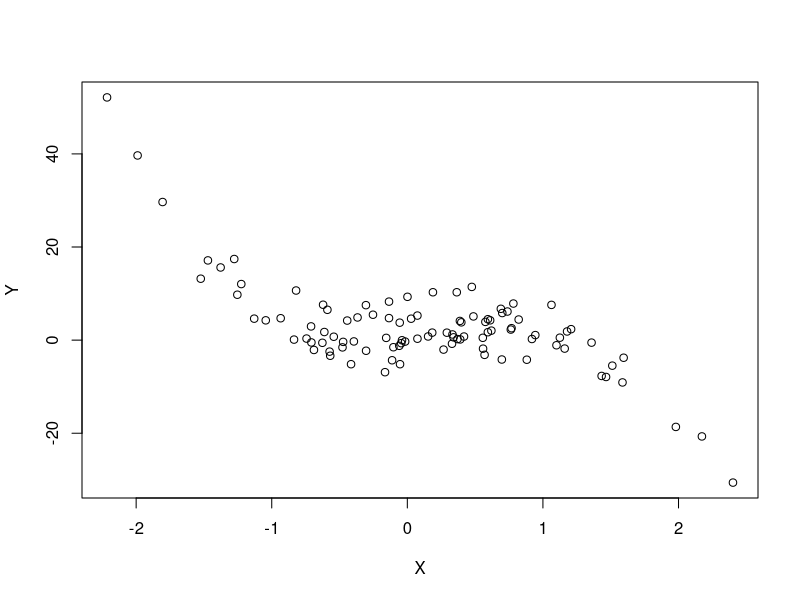
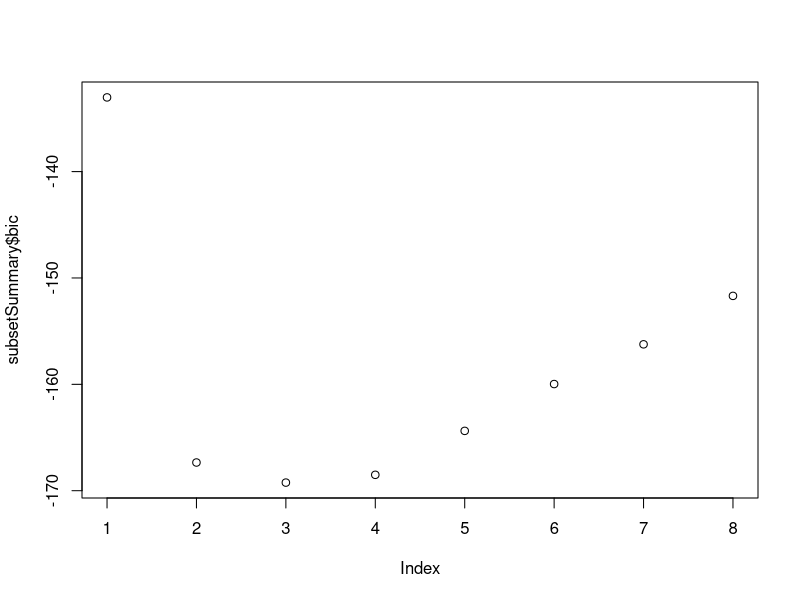
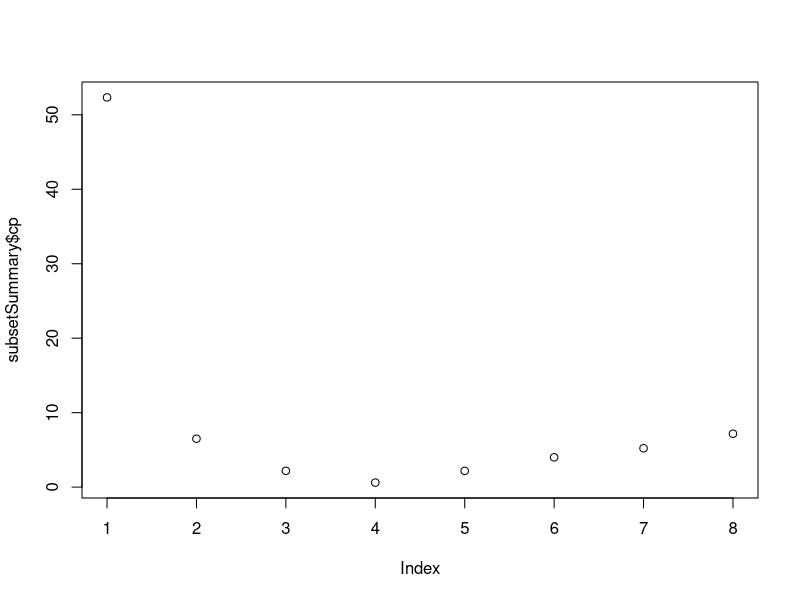
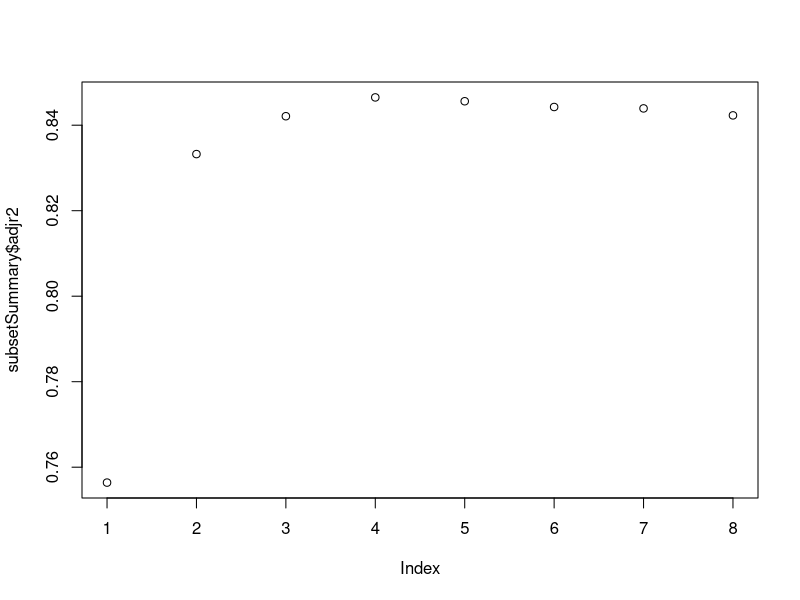
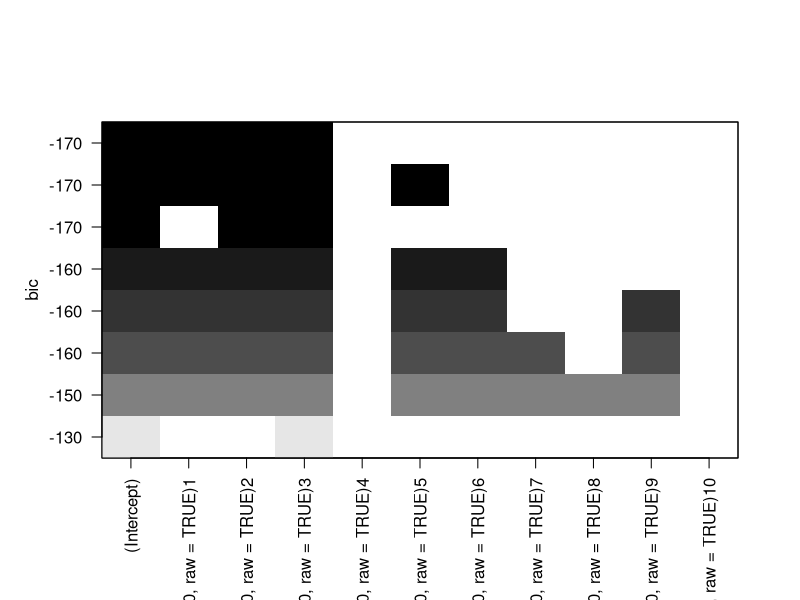
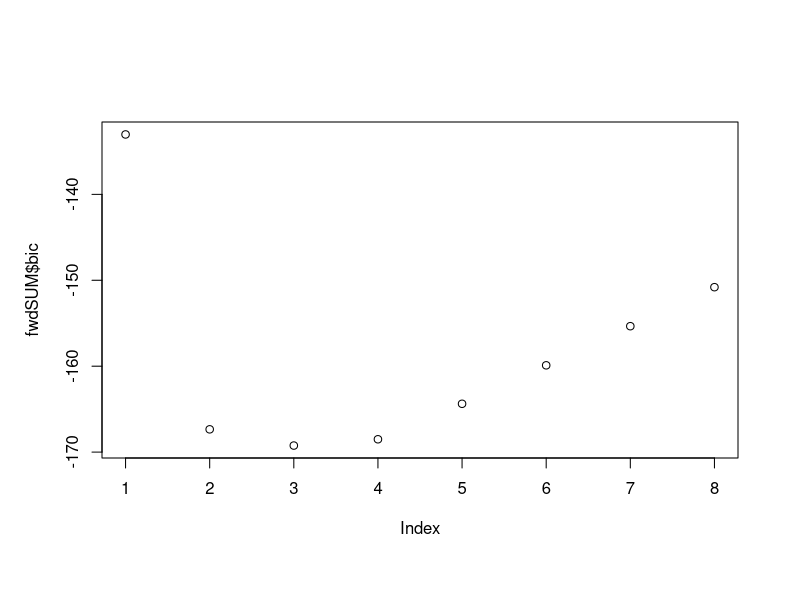
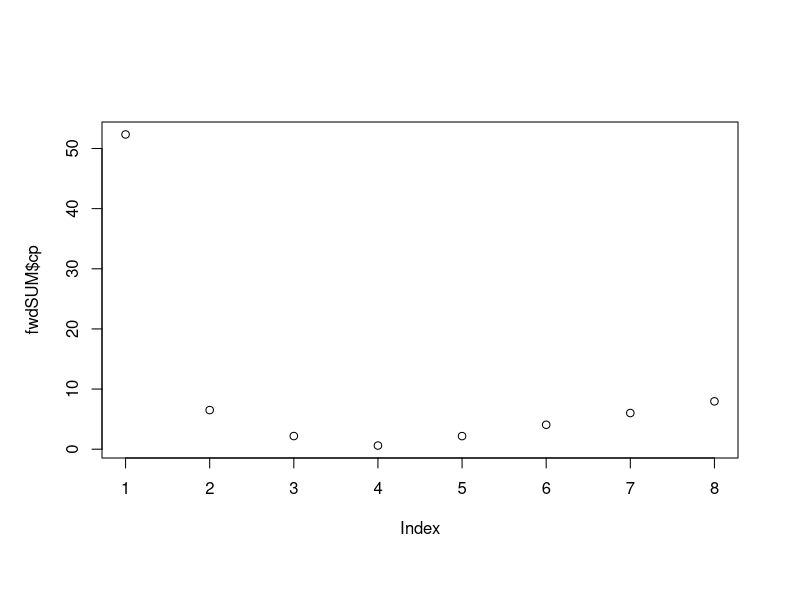
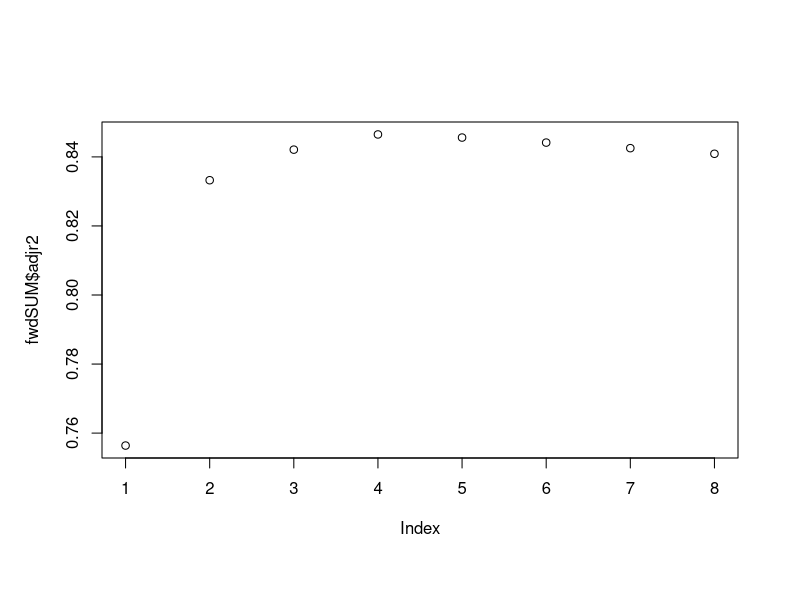

Here is the R script that generated these plots, in order:
library(leaps)
library(glmnet)
#Chapter 6 exercise 8
#In this exercise, we will generate simulated data, and will then use this data to perform best subset selection.
#(a) Use the rnorm() function to generate a predictor X of length n = 100, as well as a noise vector of length n = 100.
set.seed(1)
X <- rnorm(100)
error <- rnorm(100,sd=4)

#(b) Generate a response vector Y of length n = 100 for a cubic polynomial, with coefficients for all parts.
#Choose values for the coefficients
B0= 1
B1= 2
B2= 3
B3=-4
Y <- B0 + B1*X + B2*X^2 + B3*X^3 + error
plot(X,Y) 
#Pretty! You can vary the influence of the error (increase the sd above) to explore when the approach fails!

#(c) Use regsubsets() to perform best subset selection in order to choose the best model.
#What is the best model obtained according to Cp, BIC, and adjusted R2? 
#Show some plots to provide evidence for your answer, and report the coefficients of the best model ob- tained.

data <- data.frame(x=X,Y=Y)
subset <- regsubsets(Y~poly(X,10,raw=TRUE), data = data)
#Selecting raw in the poly function prevents poly from generating orthogal polynomials!
#Reverting to raw basically generates the polynomials you expect.

subsetSummary <- summary(subset)
plot(subsetSummary$bic)
subsetSummary$bic # 3 predictors, which is correct! 
plot(subsetSummary$cp)
subsetSummary$cp # 3 predictors, which is correct!
plot(subsetSummary$adjr2)
subsetSummary$adjr2 # 4 predictors, which is not correct!
coef(subset,3)#Quite close to the real values! 
coef(subset,4)#Oops

#8d.Repeat (c), using forward stepwise selection and also using backwards stepwise selection. 
#How does your answer compare to the results in (c)?
fwd <- regsubsets(Y~poly(X,10,raw=TRUE),data=data,method="forward")
fwdSUM <- summary(fwd)
plot(fwd)
plot(fwdSUM$bic)
subsetSummary$bic # 3 predictors, which is correct! 
plot(fwdSUM$cp)# 4 predictors, which is not correct!
plot(fwdSUM$adjr2)# 4 predictors, which is correct!
coef(fwd,3)
bwd=regsubsets(Y~poly(x,10,raw=TRUE),data=data,method="backward")
bwdSUM <- summary(bwd)
plot(bwd)
#in this example you see that the second coefficient is accidentally excluded early in the procedure
#this means it remains excluded as you go to simpler models
plot(bwdSUM$bic)#3 correct number
plot(bwdSUM$cp) #3 correct number
plot(bwdSUM$adjr2) #5! too high
coef(bwd,3)
#Again some statistics find the correct complexity, others don't! However the 2nd variable is incorrectly excluded
#The results will change if you change the error amplitude.

#(e) Fit a lasso model. Use cross-validation to select the optimal value of λ. Create plots of the cross-validation error as a function of λ. Report the resulting coefficient estimates.
#Discuss the results obtained.
#mat <- model.matrix(Y~poly(X,10,raw=TRUE),data=data)[,-1]
set.seed(10)
mat=model.matrix(Y~poly(X,10,raw=TRUE))
#The model.matrix() function is particularly useful for creating x; not only does it produce a matrix corresponding to the 19 predictors but it also automatically transforms any qualitative variables into dummy variables. The latter property is important because glmnet() can only take numerical, quantitative inputs.
lasso <- cv.glmnet(mat, Y, alpha = 1)
lambda <- lasso$lambda.1se #select the simplest model, using the most restrictive lambda with good performance
plot(lasso)
lassoModel <- glmnet(mat, Y, alpha = 1)
predict(lassoModel, s =lambda, type = "coefficients")
#depending on the error amplitude and seed here and above you will find the correct set of variables or not!
#here a small coefficient is given to X^5 but not to X^1
#Let's plot this fit now, how good is this?

Xr=seq(from=-2.5,to=2.5,by=0.1)
Yr=B0 + B1*Xr + B2*Xr^2 + B3*Xr^3
Yl=1.1129360+2.7315556*Xr^2+-2.501508*Xr^3+-0.2018969*Xr^5
plot(X,Y,pch=19,col="grey") #points in grey
lines(Xr,Yr,col=1,lty=1) #real formula in solid black 
lines(Xr,Yl,col=2,lty=2) #lasso fit in dotted red, looking pretty good
#Is this a consequence of shrinking the coefficients? The lasso fit has a coefficient vector with an l1 norm of 5.43 vs 9 for the real coefficients

#(f)Now generate a response vector Y according to the model Y = β0 + β7X7 + ε,
#and perform best subset selection and the lasso. Discuss the results obtained.

B7 <- 0.1
Y <- B0 + B7*X^7 + error
plot(X,Y) #almost a straight horizontal, with a few observations to note the deviations from linear at the edges
data <- data.frame(x=X,Y=Y)
subset <- regsubsets(Y~poly(X,10,raw=TRUE), data = data, nvmax=10)
subsetSummary <- summary(subset)
names(subsetSummary)
plot(subsetSummary$cp)
plot(subsetSummary$bic)
plot(subsetSummary$adjr2)
#all select a model with a single value
coefficients(subset, id = 1) #this is an amazingly good fit! Nearly perfect.

#Lasso 
mat <- model.matrix(Y~poly(X,10,raw=TRUE),data=data)[,-1]
lasso <- cv.glmnet(mat, Y, alpha = 1)
lambda <- lasso$lambda.1se
plot(lasso)
lassoModel <- glmnet(mat, Y, alpha = 1)
plot(lassoModel)
predict(lassoModel, s =lambda, type = "coefficients")
#This is quite a good fit! Again in this case not the perfect model is fit for lasso, with a small coefficient for X^9.
#the l1 norm for the B is 0.074 for lasso vs 0.1 in reality
#It is true that the X^7 and X^9 are highly correlated, but X^9 grows faster and requires a smaller coefficient
plot(Xr^7,Xr^9)
cor(Xr^7,Xr^9)
